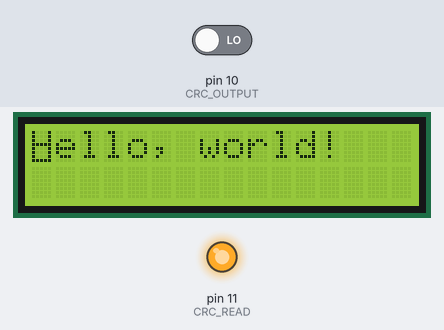
The sketch below on a simulated Arduino Uno, built with avr-gcc and run on an emulated ATmega328P. On the bench: 16×2 character LCD, output pins drawn as LEDs (lit = HIGH). Inputs (shaded band) come from the test bench; at power-on: pin 10 (CRC_OUTPUT) LOW. Pins used as bus, display or sensor lines are not drawn.

Above: at 0.1 s.
At 10.5 s:
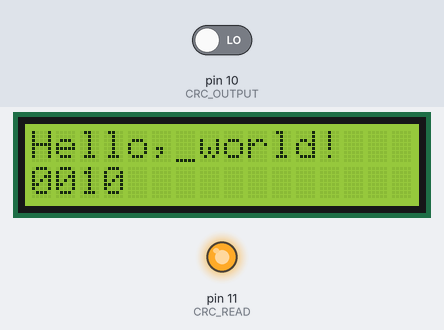
At 20.9 s:
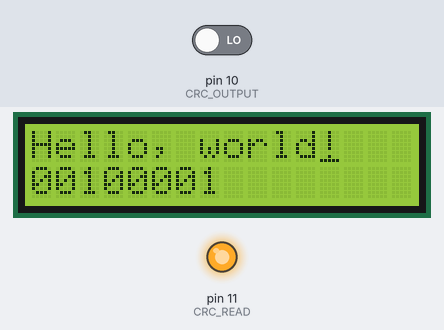
At 27.2 s:
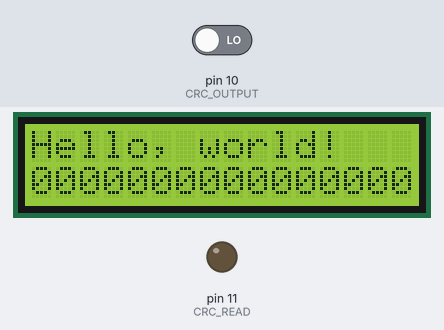
Timing chart, 0 to 28.7 s (numbered marks = the images above):
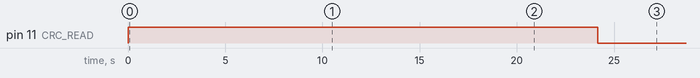

Measured:
- what the display in image 2 shows lasts 3.3 s, from 20.9 s to 24.2 s

The sketch:

transmitter-crc.ino
```cpp
#include <LiquidCrystal.h>

// transmit rate in bps
#define TX_RATE 5

// pin assignments
#define TX_CLOCK 2
#define TX_DATA 3
#define LCD_D4 4
#define LCD_D5 5
#define LCD_D6 6
#define LCD_D7 7
#define LCD_RS 8
#define LCD_EN 9
#define CRC_OUTPUT 10
#define CRC_READ 11
#define CRC_CLOCK 13

const char *message = "Hello, world!";

void setup() {
  pinMode(TX_CLOCK, OUTPUT);
  pinMode(TX_DATA, OUTPUT);
  pinMode(CRC_OUTPUT, INPUT);
  pinMode(CRC_READ, OUTPUT);
  pinMode(CRC_CLOCK, OUTPUT);

  digitalWrite(CRC_READ, HIGH);

  // init the LCD screen
  LiquidCrystal lcd(LCD_RS, LCD_EN, LCD_D4, LCD_D5, LCD_D6, LCD_D7);
  lcd.begin(16, 2);
  lcd.setCursor(0, 0);
  lcd.print(message);

  // transmit data
  for (int byte_idx = 0; byte_idx < strlen(message); byte_idx++) {
    char tx_byte = message[byte_idx];

    // clear
    lcd.noCursor();
    lcd.setCursor(0, 1);
    lcd.print("        ");
    lcd.setCursor(byte_idx, 0);
    lcd.cursor();

    for (int bit_idx = 0; bit_idx < 8; bit_idx++) {
      bool tx_bit = tx_byte & (0x80 >> bit_idx);

      digitalWrite(TX_DATA, tx_bit);
      delay((1000 / TX_RATE) / 2);

      // update the LCD
      lcd.noCursor();
      lcd.setCursor(bit_idx, 1);
      lcd.print(tx_bit ? "1" : "0");
      lcd.setCursor(byte_idx, 0);
      lcd.cursor();

      // pulse clock
      digitalWrite(TX_CLOCK, HIGH);
      digitalWrite(CRC_CLOCK, HIGH);
      delay((1000 / TX_RATE) / 2);
      digitalWrite(TX_CLOCK, LOW);
      digitalWrite(CRC_CLOCK, LOW);
    }
  }

  // fill the CRC circuit with 16 zeros
  digitalWrite(TX_DATA, LOW);
  for (int i = 0; i < 16; i += 1) {
    delay((1000 / TX_RATE) / 2);
    digitalWrite(CRC_CLOCK, HIGH);
    delay((1000 / TX_RATE) / 2);
    digitalWrite(CRC_CLOCK, LOW);
  }

  // read CRC from CRC circuit and transmit it
  digitalWrite(CRC_READ, LOW);
  lcd.setCursor(0, 1);
  lcd.print("                ");
  lcd.setCursor(0, 1);
  for (int i = 0; i < 16; i += 1) {
    lcd.print(digitalRead(CRC_OUTPUT) ? "1" : "0");
    digitalWrite(TX_DATA, digitalRead(CRC_OUTPUT));

    delay((1000 / TX_RATE) / 2);
    digitalWrite(CRC_CLOCK, HIGH);
    digitalWrite(TX_CLOCK, HIGH);
    delay((1000 / TX_RATE) / 2);
    digitalWrite(CRC_CLOCK, LOW);
    digitalWrite(TX_CLOCK, LOW);
  }

  digitalWrite(TX_DATA, LOW);
}

void loop() {
  // put your main code here, to run repeatedly:

}
```
